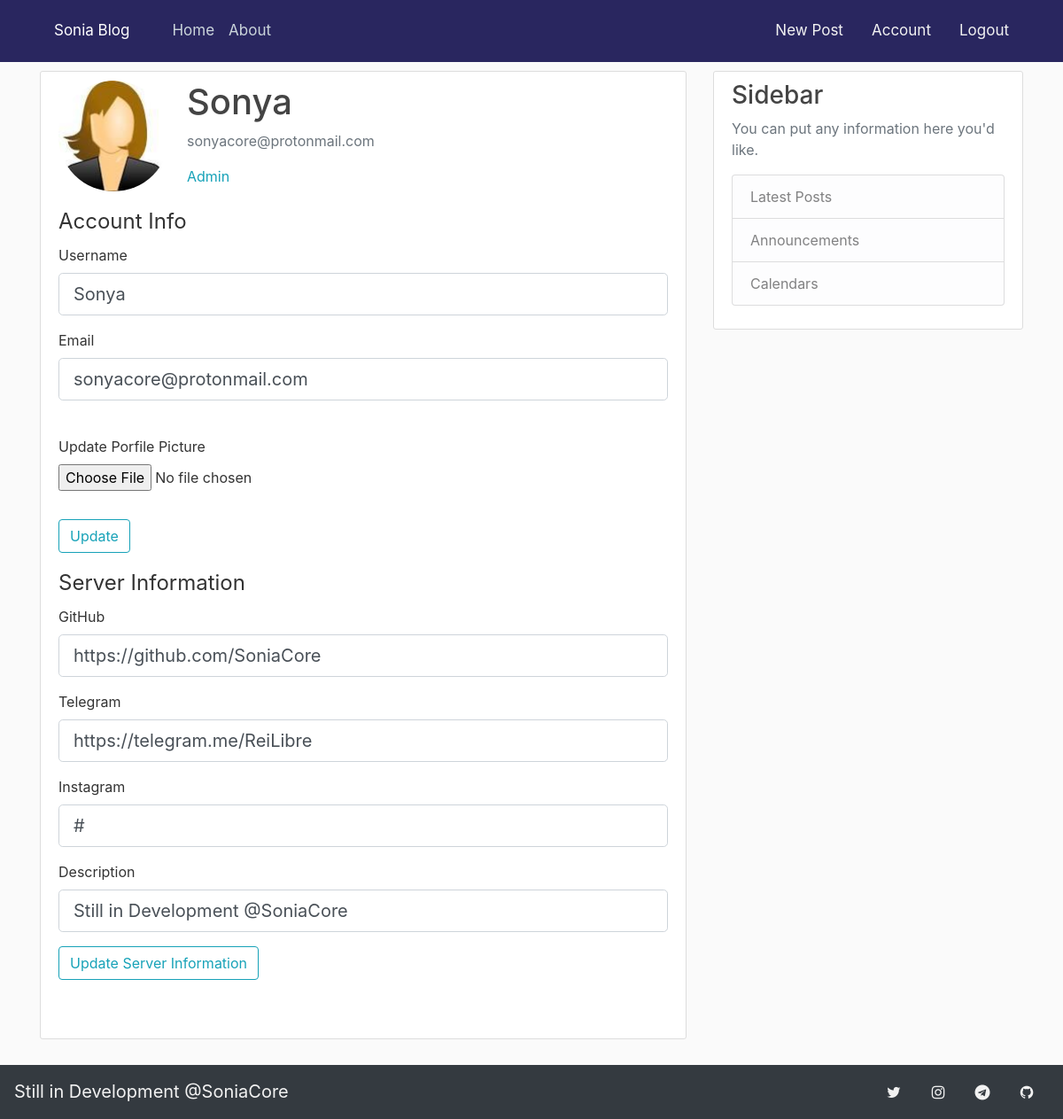
Page /account (signed in) on the earlier database version.
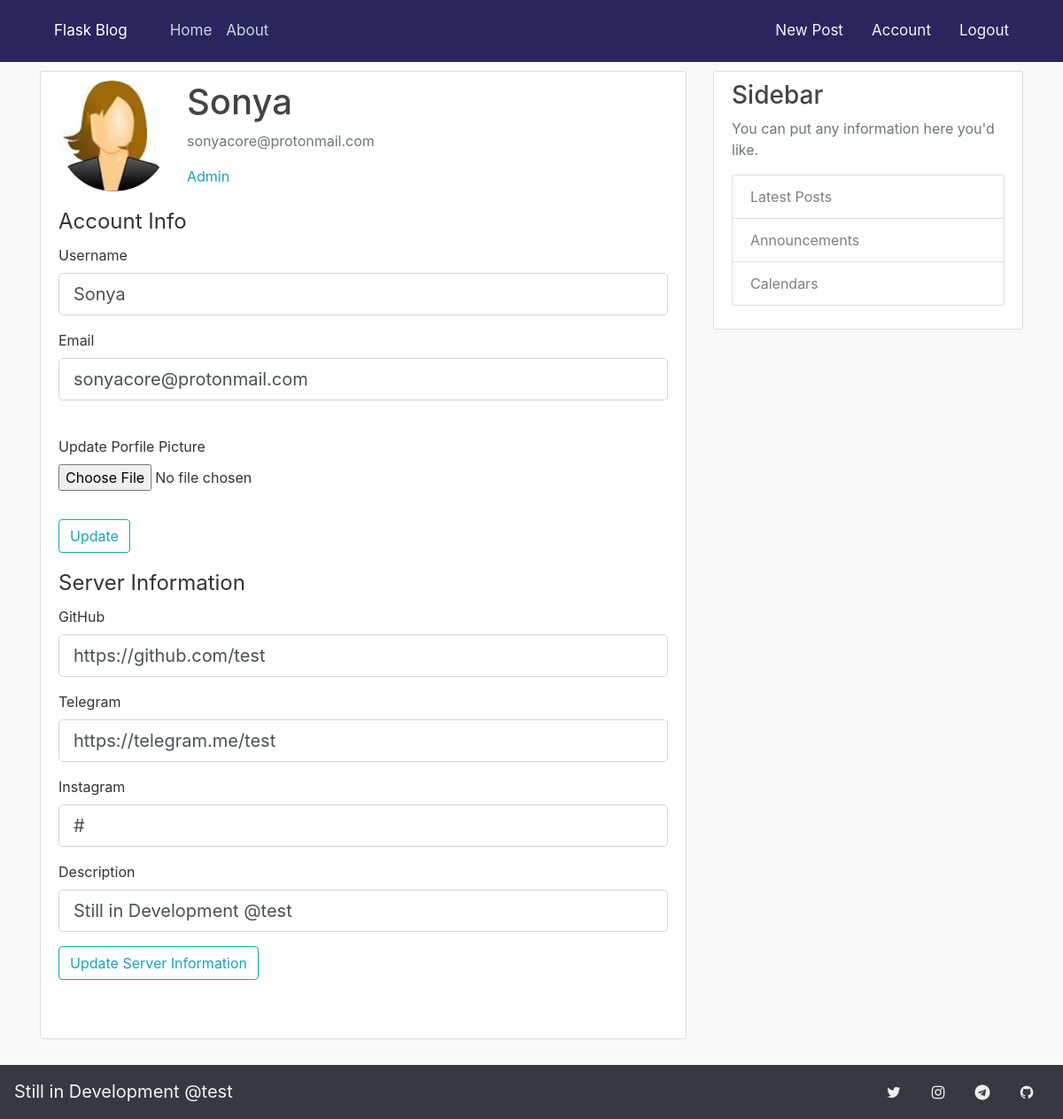
Same page on the later database version.
### app/models.py (models this page shows, shortened)
class ServerName(db.Model):
    id = db.Column(db.Integer,primary_key=True)
    servername = db.Column(db.String(20), unique=True, nullable=False)

class NavBar(db.Model):
    id = db.Column(db.Integer,primary_key=True)
    github = db.Column(db.String(80), unique=True, nullable=False,default='#')
    telegram = db.Column(db.String(80), unique=True, nullable=False,default='#')
    instagram = db.Column(db.String(80), unique=True, nullable=False,default='#')
    twitter = db.Column(db.String(80), unique=True, nullable=False,default='#')
    description = db.Column(db.String(80), unique=True, nullable=True,default=None)

class User(db.Model, UserMixin):
    id = db.Column(db.Integer,primary_key=True)
    username = db.Column(db.String(20), unique=True, nullable=False)
    email = db.Column(db.String(120), unique=True, nullable=False)
    image_file = db.Column(db.String(20),nullable=False,default='default.jpg')
    password = db.Column(db.String(60),nullable=False)
    posts = db.relationship('Post',backref='author',lazy=True)

### app/routes.py (the view)
@app.route('/account',methods=['GET','POST'])
@login_required
def account():
    form = UpdateAccountForm()
    updateinfo = ServerInfo()
    navbar = db.session.query(NavBar).first()
    if form.submitupdate.data and form.validate_on_submit():
        if form.picture.data:
            old_pic = current_user.image_file
            picture_file = save_picture(form.picture.data)
            current_user.image_file = picture_file
            if old_pic != 'default.jpg':
                os.remove(os.path.join(app.root_path, 'static/profile', old_pic))
        current_user.username = form.username.data
        current_user.email = form.email.data
        db.session.commit()
        flash('your account has been updated!' , category='success')
        return redirect(url_for('account'))
    elif request.method == 'GET':
        form.username.data = current_user.username
        form.email.data = current_user.email
    if current_user.username in allowed_user: # admin mode
        if updateinfo.submitserver.data and updateinfo.validate_on_submit():
            navbar.github = updateinfo.github.data
            navbar.telegram = updateinfo.telegram.data
            navbar.instagram = updateinfo.instagram.data
            navbar.twitter = updateinfo.twitter.data
            navbar.description = updateinfo.description.data
            db.session.merge(navbar)
            db.session.commit()
            flash('your blog information been updated!' , category='success')
        elif request.method == 'GET':
            updateinfo.github.data = navbar.github
            updateinfo.telegram.data = navbar.telegram
            updateinfo.instagram.data = navbar.instagram
            updateinfo.twitter.data = navbar.twitter
            updateinfo.description.data = navbar.description
    imagefile = url_for('static', filename =f"profile/{current_user.image_file}")
    return render_template('account.html',
    title = 'My Profile',
    profile = imagefile ,
    form = form ,
    updateinfo = updateinfo ,
    allowed_user = allowed_user,
    nav = nav)

### app/forms.py (shortened to what this page needs)
class UpdateAccountForm(FlaskForm):
    username = StringField('Username',
                            validators=[DataRequired(),
                            Length(min=2,max=10)])
    email = StringField('Email',
                            validators=[DataRequired(),
                            Email()])
    picture = FileField('Update Porfile Picture',
                            validators=[FileAllowed(['jpg','png','jpeg'])])
    submitupdate = SubmitField('Update')

class ServerInfo(FlaskForm):
    github = StringField('GitHub',
                            validators=[DataRequired()])
    telegram = StringField('Telegram',
                            validators=[DataRequired()])
    instagram = StringField('Instagram',
                            validators=[DataRequired()])
    twitter = StringField('Twitter',
                            validators=[DataRequired()])
    description = StringField('Description',
                            validators=[DataRequired()])
    submitserver = SubmitField('Update Server Information')

### app/models.py (called while the page is built)
@login_manager.user_loader
def get_user(user_id):
    return User.query.get(int(user_id))

### app/routes.py (called while the page is built)
def servername():
    name = db.session.query(ServerName).all()
    for query in name:
        return query.servername

@app.context_processor
def name():
    info = {
         'servername':   f'{servername()}'
     }
    return dict(info=info)

### app/templates/account.html (shortened to what this page needs)
{% extends "layout.html" %}
{% block content %}
<div class="content-section">
    <div class="media">
      <img class="rounded-circle account-img" src="{{ profile }}">
      <div class="media-body">
        <h2 class="account-heading">{{ current_user.username }}</h2>
        <p class="text-secondary">{{ current_user.email }}</p>
        {% if current_user.username in allowed_user %}
            <p class="text-secondary text-info">Admin</p>
        {% endif %}
      </div>
    </div>
    <form method="POST" action="" enctype="multipart/form-data">
        <fieldset class="form-group">
        <legend class="border-primary mb-2">Account Info</legend>
        <div class="form-group">
            {{ form.username.label(class="form-control-label") }}
            {% if form.username.errors %}
                {{ form.username(class="form-control form-control-lg is-invalid") }}
                <div class="invalid-feedback">
                    {% for error in form.username.errors %}
                        <span>{{ error }}</span>
                    {% endfor %}
                </div>
            {% else %}
                {{ form.username(class="form-control form-control-lg") }}
            {% endif %}
        </div>
        <div class="form-group">
            {{ form.email.label(class="form-control-label") }}
            {% if form.email.errors %}
                {{ form.email(class="form-control form-control-lg is-invalid") }}
                <div class="invalid-feedback">
                    {% for error in form.email.errors %}
                        <span>{{ error }}</span>
                    {% endfor %}
                </div>
            {% else %}
                {{ form.email(class="form-control form-control-lg") }}
            {% endif %}
        </div>
        <br>
        <div class="form-group">
            {{ form.picture.label() }}
            {{ form.picture(class="form-control-file") }}
        </div>
        </fieldset>
        <div class="form-group">
            {{ form.submitupdate(class="btn btn-outline-info" , method="post") }}
        </div>
        {% if current_user.username in allowed_user %}
        <fieldset class="form-group">
        <legend class="border-primary mb-2">Server Information</legend>
        <div class="form-group">
            {{ updateinfo.github.label(class="form-control-label") }}
            {% if updateinfo.github.errors %}
                {{ updateinfo.github(class="form-control form-control-lg is-invalid") }}
                <div class="invalid-feedback">
                    {% for error in updateinfo.github.errors %}
                        <span>{{ error }}</span>
                    {% endfor %}
                </div>
            {% else %}
                {{ updateinfo.github(class="form-control form-control-lg") }}
            {% endif %}
        </div>
        <div class="form-group">
            {{ updateinfo.telegram.label(class="form-control-label") }}
            {% if updateinfo.telegram.errors %}
                {{ updateinfo.telegram(class="form-control form-control-lg is-invalid") }}
                <div class="invalid-feedback">
                    {% for error in updateinfo.telegram.errors %}
                        <span>{{ error }}</span>
                    {% endfor %}
                </div>
            {% else %}
                {{ updateinfo.telegram(class="form-control form-control-lg") }}
            {% endif %}
        </div>
        <div class="form-group">
            {{ updateinfo.instagram.label(class="form-control-label") }}
            {% if updateinfo.instagram.errors %}
                {{ updateinfo.instagram(class="form-control form-control-lg is-invalid") }}
                <div class="invalid-feedback">
                    {% for error in updateinfo.instagram.errors %}
                        <span>{{ error }}</span>
                    {% endfor %}
                </div>
            {% else %}
                {{ updateinfo.instagram(class="form-control form-control-lg") }}
            {% endif %}
        </div>
        <div class="form-group">
            {{ updateinfo.description.label(class="form-control-label") }}
            {% if updateinfo.description.errors %}
                {{ updateinfo.description(class="form-control form-control-lg is-invalid") }}
                <div class="invalid-feedback">
                    {% for error in updateinfo.description.errors %}
                        <span>{{ error }}</span>
                    {% endfor %}
                </div>
            {% else %}
                {{ updateinfo.description(class="form-control form-control-lg") }}
            {% endif %}
        </div>
        <div class="form-group">
            {{ updateinfo.submitserver(class="btn btn-outline-info" ,method="post") }}
        </div>
        {% endif %}
        <br>
    </form>
    </div>
{% endblock content %}

### app/templates/layout.html (shortened to what this page needs)
<!DOCTYPE html>
<html lang="en">
<head>
    <link rel="stylesheet" href="https://cdn.jsdelivr.net/npm/bootstrap@4.0.0/dist/css/bootstrap.min.css">
    <link rel="stylesheet" type="text/css" href="{{ url_for('static', filename='main.css') }}">
    <link rel="stylesheet" href="https://cdnjs.cloudflare.com/ajax/libs/font-awesome/4.7.0/css/font-awesome.min.css">
</head>
<body>
    <header class="site-header">
        <nav class="navbar navbar-expand-md navbar-dark bg-steel fixed-top">
          <div class="container">
            <a class="navbar-brand mr-4" href="/">{{ info.servername }}</a>
            <div class="collapse navbar-collapse" id="navbarToggle">
              <div class="navbar-nav mr-auto">
                <a class="nav-item nav-link" href="{{ url_for('home') }}">Home</a>
                <a class="nav-item nav-link" href="{{ url_for('about') }}">About</a>
              </div>
              <div class="navbar-auth">
              {% if current_user.is_authenticated %}
                <a class="nav-item nav-link" href="{{ url_for('logout') }}">Logout</a>
                <a class="nav-item nav-link" href="{{ url_for('account') }}">Account</a>
                <a class="nav-item nav-link" href="{{ url_for('new_post') }}">New Post</a>
              {% else %}
                <a class="nav-item nav-link" href="{{ url_for('login') }}">Login</a>
                <a class="nav-item nav-link" href="{{ url_for('register') }}">Register</a>
              {% endif %}
              </div>
            </div>
           </div>
        </nav>
      </header>
    <header class="site-header">
      <nav class="navbar navbar-dark bg-dark fixed-bottom">
        {% for navbar in nav %}
        <div class="navbar-down">
         <a href="{{ navbar.github }}" class="fa fa-github"></a>
         <a href="{{ navbar.telegram }}" class="fa fa-telegram"></a>
         <a href="{{ navbar.instagram }}" class="fa fa-instagram"></a>
         <a href="{{ navbar.twitter }}" class="fa fa-twitter"></a>
        </div>
        <p class="navbar-info"> {{ navbar.description }}</p>
       </nav>
       {% endfor %}
      </header>
      <main role="main" class="container">
        <div class="row">
          <div class="col-md-8">
            {% block content %}{% endblock %}
          </div>
          <div class="col-md-4">
            <div class="content-section">
              <h3>Sidebar</h3>
              <p class='text-muted'>You can put any information here you'd like.
                <ul class="list-group">
                  <li class="list-group-item list-group-item-light">Latest Posts</li>
                  <li class="list-group-item list-group-item-light">Announcements</li>
                  <li class="list-group-item list-group-item-light">Calendars</li>
                </ul>
              </p>
            </div>
          </div>
        </div>
      </main>
  </body>
</html>

### app/static/main.css (style rules this page uses)
body { background: #fafafa; color: #333333; margin-top: 5rem; }
h1, h2, h3, h4, h5, h6 { color: #444444; }
.bg-steel { background-color: #29265f; }
.site-header .navbar-nav .nav-link { color: #cbd5db; }
.content-section { background: #ffffff; padding: 10px 20px; border: 1px solid #dddddd; border-radius: 3px; margin-bottom: 20px; }
.account-img { height: 125px; width: 125px; margin-right: 20px; margin-bottom: 16px; }
.account-heading { font-size: 2.5rem; }
html { scroll-behavior: smooth; }
.navbar-auth { width: 100%; }
.navbar-down { overflow: hidden; bottom: 0; width: 100%; }
.navbar-info { color: #f2f2f2; position: fixed; font-size: 20px; bottom: 0; width: 100%; }
.navbar a { float: right; display: block; color: #f2f2f2; text-align: center; padding: 14px 16px; text-decoration: none; font-size: 17px; padding: 5; }
.fa { padding: 20px; font-size: 30px; width: 50px; text-align: center; text-decoration: none; border-radius: 50%; }
body { padding-bottom: 70px; }

Differences in the rows shown:
changed ServerName: servername "Sonia Blog" → "Flask Blog"
changed NavBar: description "Still in Development @SoniaCore" → "Still in Development @test"; github "https://github.com/SoniaCore" → "https://github.com/test"; telegram "https://telegram.me/ReiLibre" → "https://telegram.me/test"
